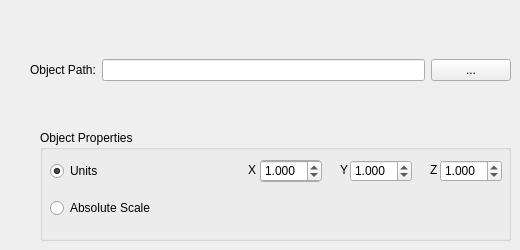
        <widget class="QWizardPage" name="wiz_page_import_obj">
            <property name="title">
                <string>Import Object From File</string>
            </property>
            <property name="subTitle">
                <string>Select a path to an object file (.stl/.obj)...</string>
            </property>
            <attribute name="pageId">
                <string notr="true">2</string>
            </attribute>
            <widget class="QWidget" name="gridLayoutWidget_3">
                <property name="geometry">
                    <rect>
                        <x>30</x>
                        <y>30</y>
                        <width>481</width>
                        <height>80</height>
                    </rect>
                </property>
                <layout class="QGridLayout" name="gridLayout_3">
                    <item row="0" column="1">
                        <widget class="QLineEdit" name="txt_path"/>
                    </item>
                    <item row="0" column="2">
                        <widget class="QPushButton" name="btn_prompt_path">
                            <property name="text">
                                <string>...</string>
                            </property>
                        </widget>
                    </item>
                    <item row="0" column="0">
                        <widget class="QLabel" name="lbl_import_path">
                            <property name="text">
                                <string>Object Path:</string>
                            </property>
                        </widget>
                    </item>
                </layout>
            </widget>
            <widget class="QGroupBox" name="groupBox_3">
                <property name="geometry">
                    <rect>
                        <x>40</x>
                        <y>130</y>
                        <width>471</width>
                        <height>111</height>
                    </rect>
                </property>
                <property name="title">
                    <string>Object Properties</string>
                </property>
                <widget class="QComboBox" name="cbox_import_units">
                    <property name="geometry">
                        <rect>
                            <x>220</x>
                            <y>30</y>
                            <width>61</width>
                            <height>22</height>
                        </rect>
                    </property>
                    <item>
                        <property name="text">
                            <string>m</string>
                        </property>
                    </item>
                    <item>
                        <property name="text">
                            <string>cm</string>
                        </property>
                    </item>
                    <item>
                        <property name="text">
                            <string>mm</string>
                        </property>
                    </item>
                    <item>
                        <property name="text">
                            <string>ft</string>
                        </property>
                    </item>
                    <item>
                        <property name="text">
                            <string>in</string>
                        </property>
                    </item>
                </widget>
                <widget class="QDoubleSpinBox" name="sbox_import_Y">
                    <property name="geometry">
                        <rect>
                            <x>310</x>
                            <y>30</y>
                            <width>62</width>
                            <height>22</height>
                        </rect>
                    </property>
                    <property name="decimals">
                        <number>3</number>
                    </property>
                    <property name="maximum">
                        <double>100.000000000000000</double>
                    </property>
                    <property name="value">
                        <double>1.000000000000000</double>
                    </property>
                </widget>
                <widget class="QDoubleSpinBox" name="sbox_import_Z">
                    <property name="geometry">
                        <rect>
                            <x>400</x>
                            <y>30</y>
                            <width>62</width>
                            <height>22</height>
                        </rect>
                    </property>
                    <property name="decimals">
                        <number>3</number>
                    </property>
                    <property name="maximum">
                        <double>100.000000000000000</double>
                    </property>
                    <property name="value">
                        <double>1.000000000000000</double>
                    </property>
                </widget>
                <widget class="QDoubleSpinBox" name="sbox_import_X">
                    <property name="geometry">
                        <rect>
                            <x>220</x>
                            <y>30</y>
                            <width>62</width>
                            <height>22</height>
                        </rect>
                    </property>
                    <property name="decimals">
                        <number>3</number>
                    </property>
                    <property name="maximum">
                        <double>100.000000000000000</double>
                    </property>
                    <property name="value">
                        <double>1.000000000000000</double>
                    </property>
                </widget>
                <widget class="QWidget" name="gridLayoutWidget_4">
                    <property name="geometry">
                        <rect>
                            <x>10</x>
                            <y>20</y>
                            <width>131</width>
                            <height>80</height>
                        </rect>
                    </property>
                    <layout class="QGridLayout" name="gridLayout_4">
                        <item row="0" column="0">
                            <widget class="QRadioButton" name="rbtn_import_units">
                                <property name="text">
                                    <string>Units</string>
                                </property>
                                <property name="checked">
                                    <bool>true</bool>
                                </property>
                            </widget>
                        </item>
                        <item row="1" column="0">
                            <widget class="QRadioButton" name="rbtn_import_scale">
                                <property name="text">
                                    <string>Absolute Scale</string>
                                </property>
                            </widget>
                        </item>
                    </layout>
                </widget>
                <widget class="QLabel" name="lbl_import_X">
                    <property name="geometry">
                        <rect>
                            <x>165</x>
                            <y>30</y>
                            <width>51</width>
                            <height>20</height>
                        </rect>
                    </property>
                    <property name="text">
                        <string>X</string>
                    </property>
                    <property name="alignment">
                        <set>Qt::AlignRight|Qt::AlignTrailing|Qt::AlignVCenter</set>
                    </property>
                </widget>
                <widget class="QLabel" name="lbl_import_Y">
                    <property name="geometry">
                        <rect>
                            <x>300</x>
                            <y>30</y>
                            <width>16</width>
                            <height>20</height>
                        </rect>
                    </property>
                    <property name="text">
                        <string>Y</string>
                    </property>
                </widget>
                <widget class="QLabel" name="lbl_import_Z">
                    <property name="geometry">
                        <rect>
                            <x>390</x>
                            <y>30</y>
                            <width>16</width>
                            <height>20</height>
                        </rect>
                    </property>
                    <property name="text">
                        <string>Z</string>
                    </property>
                </widget>
            </widget>
        </widget>
